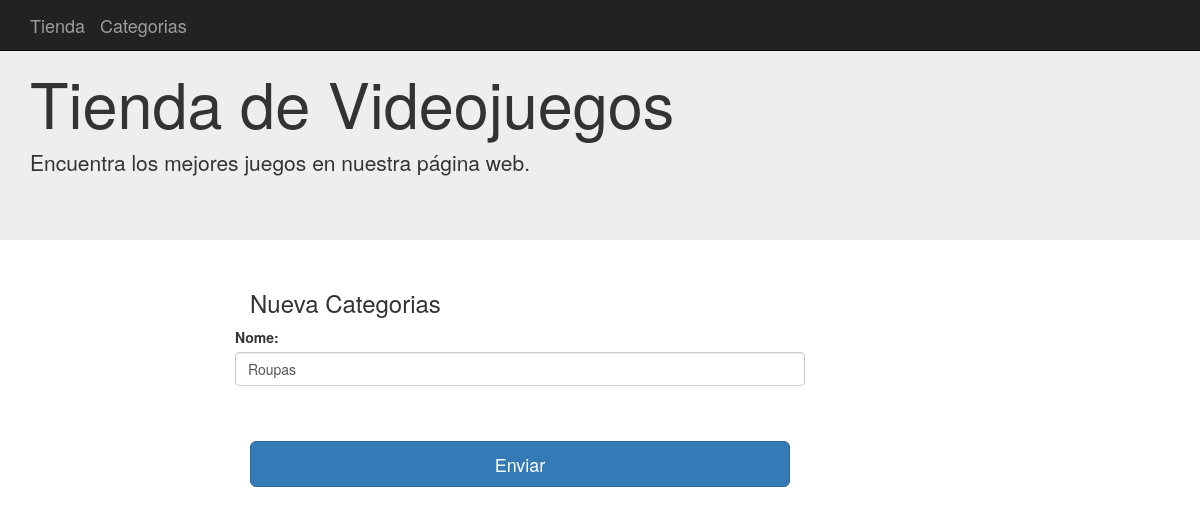
The page /categorias/5/edit on the database as committed earlier.
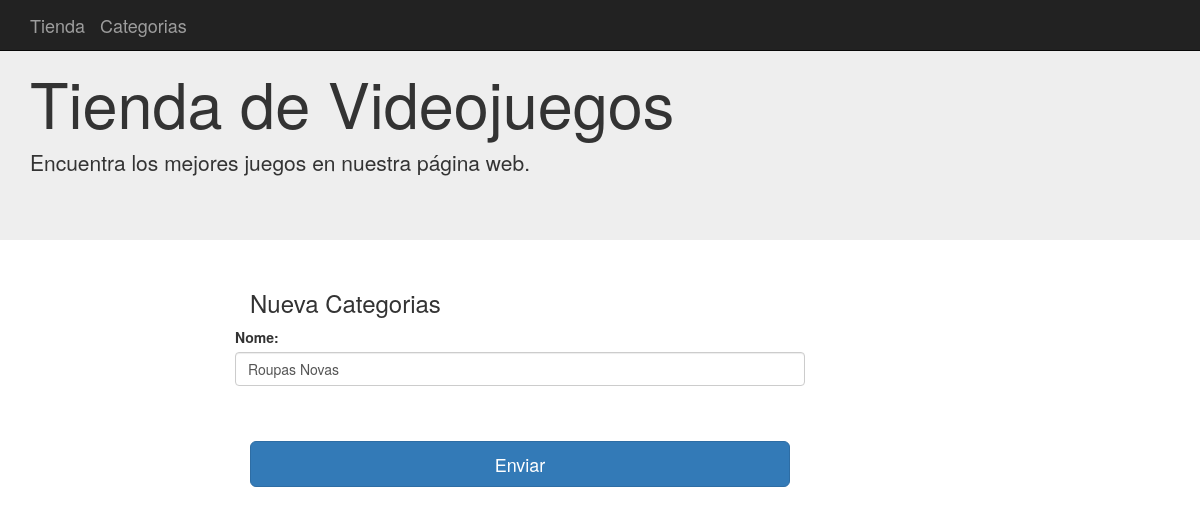
The same page on the database as committed later.
### aplicacao/model.py (models this page shows, shortened)
class Categorias(db.Model):
    __tablename__ = 'categorias'
    id = Column(Integer, primary_key=True)
    nome = Column(String(100))
    artigos = relationship("Artigos", backref="Categorias", lazy='dynamic')

### aplicacao/app.py (the view)
@app.route('/categorias/<id>/edit', methods=['GET','POST'])
def categorias_edit(id):
    cat = Categorias.query.get(id)
    if cat is None:
        abort(404)
    form = formCategoria(request.form, obj=cat)
    if form.validate_on_submit():
        form.id = cat
        cat.nome = form.nome.data
        form.populate_obj(cat)
        db.session.commit()
        return redirect(url_for('categorias'))
    return render_template('categorias_new.html', form=form)

### aplicacao/forms.py
class formCategoria(FlaskForm):
    nome = StringField("Nome:", validators=[InputRequired("Adicione o nome!")])
    submit = SubmitField('Enviar')

### aplicacao/templates/categorias_new.html (shortened to what this page needs)
{% extends "base.html" %}
{% block conteudo %}
<div class="container">
  <div class="col-md-2"></div>
  <div class="col-md-6">
    <h3>Nueva Categorias</h3>
      <form class="form-horizontal" method="post">
          <div class="form-group">
              {{ form.nome.label() }}{{ form.nome(size="100", class="form-control") }}<br><br>
          </div>
          {{form.submit(class="btn btn-lg btn-primary btn-block")}}
      </form>
  </div>
</div>
{% endblock %}

Rows that differ between the two databases and show on the page:
changed Categorias: nome "Roupas" → "Roupas Novas"
